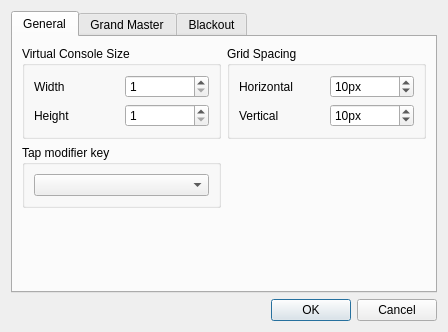
<?xml version="1.0" encoding="UTF-8"?>
<ui version="4.0">
 <class>VCPropertiesEditor</class>
 <widget class="QDialog" name="VCPropertiesEditor">
  <property name="geometry">
   <rect>
    <x>0</x>
    <y>0</y>
    <width>448</width>
    <height>332</height>
   </rect>
  </property>
  <property name="windowTitle">
   <string>Virtual Console Settings</string>
  </property>
  <layout class="QVBoxLayout" name="verticalLayout">
   <item>
    <widget class="QTabWidget" name="m_tab">
     <property name="currentIndex">
      <number>0</number>
     </property>
     <widget class="QWidget" name="Layout">
      <attribute name="title">
       <string>General</string>
      </attribute>
      <layout class="QGridLayout" name="gridLayout_3">
       <item row="0" column="0">
        <widget class="QGroupBox" name="m_sizeGroup">
         <property name="title">
          <string>Virtual Console Size</string>
         </property>
         <layout class="QGridLayout" name="gridLayout">
          <item row="0" column="0">
           <widget class="QLabel" name="label_3">
            <property name="text">
             <string>Width</string>
            </property>
           </widget>
          </item>
          <item row="0" column="1">
           <widget class="QSpinBox" name="m_sizeXSpin">
            <property name="toolTip">
             <string>Widget grid layout X resolution</string>
            </property>
            <property name="suffix">
             <string/>
            </property>
            <property name="minimum">
             <number>1</number>
            </property>
            <property name="maximum">
             <number>9999</number>
            </property>
            <property name="value">
             <number>1</number>
            </property>
           </widget>
          </item>
          <item row="1" column="0">
           <widget class="QLabel" name="label_4">
            <property name="text">
             <string>Height</string>
            </property>
           </widget>
          </item>
          <item row="1" column="1">
           <widget class="QSpinBox" name="m_sizeYSpin">
            <property name="toolTip">
             <string>Widget grid layout X resolution</string>
            </property>
            <property name="suffix">
             <string/>
            </property>
            <property name="minimum">
             <number>1</number>
            </property>
            <property name="maximum">
             <number>9999</number>
            </property>
            <property name="value">
             <number>1</number>
            </property>
           </widget>
          </item>
         </layout>
        </widget>
       </item>
       <item row="0" column="1">
        <widget class="QGroupBox" name="m_gridGroup">
         <property name="toolTip">
          <string>Use a grid layout for virtual console widgets</string>
         </property>
         <property name="title">
          <string>Grid Spacing</string>
         </property>
         <property name="checkable">
          <bool>false</bool>
         </property>
         <layout class="QGridLayout" name="gridLayout_5">
          <item row="0" column="0">
           <widget class="QLabel" name="label">
            <property name="text">
             <string>Horizontal</string>
            </property>
           </widget>
          </item>
          <item row="0" column="1">
           <widget class="QSpinBox" name="m_gridXSpin">
            <property name="toolTip">
             <string>Widget grid layout X resolution</string>
            </property>
            <property name="suffix">
             <string>px</string>
            </property>
            <property name="minimum">
             <number>1</number>
            </property>
            <property name="value">
             <number>10</number>
            </property>
           </widget>
          </item>
          <item row="1" column="0">
           <widget class="QLabel" name="label_2">
            <property name="text">
             <string>Vertical</string>
            </property>
           </widget>
          </item>
          <item row="1" column="1">
           <widget class="QSpinBox" name="m_gridYSpin">
            <property name="toolTip">
             <string>Widget grid layout Y resolution</string>
            </property>
            <property name="suffix">
             <string>px</string>
            </property>
            <property name="minimum">
             <number>1</number>
            </property>
            <property name="value">
             <number>10</number>
            </property>
           </widget>
          </item>
         </layout>
        </widget>
       </item>
       <item row="2" column="0">
        <spacer name="verticalSpacer_2">
         <property name="orientation">
          <enum>Qt::Vertical</enum>
         </property>
         <property name="sizeHint" stdset="0">
          <size>
           <width>20</width>
           <height>111</height>
          </size>
         </property>
        </spacer>
       </item>
       <item row="1" column="0">
        <widget class="QGroupBox" name="m_tapGroup">
         <property name="title">
          <string>Tap modifier key</string>
         </property>
         <layout class="QHBoxLayout" name="horizontalLayout">
          <item>
           <widget class="QComboBox" name="m_tapModifierCombo">
            <property name="toolTip">
             <string>The keyboard key that turns button clicks to taps</string>
            </property>
           </widget>
          </item>
         </layout>
        </widget>
       </item>
       <item row="1" column="1" rowspan="2">
        <spacer name="verticalSpacer_3">
         <property name="orientation">
          <enum>Qt::Vertical</enum>
         </property>
         <property name="sizeHint" stdset="0">
          <size>
           <width>20</width>
           <height>111</height>
          </size>
         </property>
        </spacer>
       </item>
      </layout>
     </widget>
     <widget class="QWidget" name="GrandMaster">
      <attribute name="title">
       <string>Grand Master</string>
      </attribute>
      <layout class="QGridLayout" name="gridLayout_6">
       <item row="0" column="0">
        <widget class="QGroupBox" name="m_gmChannelsGroup">
         <property name="title">
          <string>Channels</string>
         </property>
         <layout class="QVBoxLayout" name="verticalLayout_2">
          <item>
           <widget class="QRadioButton" name="m_gmIntensityRadio">
            <property name="toolTip">
             <string>Apply Grand Master only to Intensity channels.</string>
            </property>
            <property name="text">
             <string>Intensity</string>
            </property>
           </widget>
          </item>
          <item>
           <widget class="QRadioButton" name="m_gmAllChannelsRadio">
            <property name="toolTip">
             <string>Apply Grand Master to all channels.</string>
            </property>
            <property name="text">
             <string>All channels</string>
            </property>
           </widget>
          </item>
         </layout>
        </widget>
       </item>
       <item row="0" column="1">
        <widget class="QGroupBox" name="m_gmValuesGroup">
         <property name="title">
          <string>Values</string>
         </property>
         <layout class="QVBoxLayout" name="verticalLayout_3">
          <item>
           <widget class="QRadioButton" name="m_gmReduceRadio">
            <property name="toolTip">
             <string>Make Grand Master reduce levels by a percentage.</string>
            </property>
            <property name="text">
             <string>Reduce</string>
            </property>
           </widget>
          </item>
          <item>
           <widget class="QRadioButton" name="m_gmLimitRadio">
            <property name="toolTip">
             <string>Make Grand Master limit the maximum channel values.</string>
            </property>
            <property name="text">
             <string>Limit</string>
            </property>
           </widget>
          </item>
         </layout>
        </widget>
       </item>
       <item row="1" column="0" colspan="2">
        <widget class="QGroupBox" name="groupBox">
         <property name="title">
          <string>External Input</string>
         </property>
         <layout class="QGridLayout" name="gridLayout_4">
          <item row="0" column="0">
           <widget class="QLabel" name="m_gmInputUniverseLabel">
            <property name="text">
             <string>Input Universe</string>
            </property>
           </widget>
          </item>
          <item row="0" column="2" colspan="2">
           <widget class="QLineEdit" name="m_gmInputUniverseEdit">
            <property name="toolTip">
             <string>Input universe for Grand Master slider.</string>
            </property>
            <property name="readOnly">
             <bool>true</bool>
            </property>
           </widget>
          </item>
          <item row="1" column="0">
           <widget class="QLabel" name="m_gmInputChannelLabel">
            <property name="text">
             <string>Input Channel</string>
            </property>
           </widget>
          </item>
          <item row="1" column="2" colspan="2">
           <widget class="QLineEdit" name="m_gmInputChannelEdit">
            <property name="toolTip">
             <string>Input channel for Grand Master slider.</string>
            </property>
            <property name="readOnly">
             <bool>true</bool>
            </property>
           </widget>
          </item>
          <item row="2" column="0" colspan="2">
           <spacer name="horizontalSpacer_5">
            <property name="orientation">
             <enum>Qt::Horizontal</enum>
            </property>
            <property name="sizeHint" stdset="0">
             <size>
              <width>165</width>
              <height>20</height>
             </size>
            </property>
           </spacer>
          </item>
          <item row="2" column="2">
           <widget class="QPushButton" name="m_autoDetectGrandMasterInputButton">
            <property name="toolTip">
             <string>When toggled, you can move an external slider/knob to assign it to the Grand Master slider.</string>
            </property>
            <property name="text">
             <string>Auto Detect</string>
            </property>
            <property name="checkable">
             <bool>true</bool>
            </property>
            <property name="checked">
             <bool>false</bool>
            </property>
           </widget>
          </item>
          <item row="2" column="3">
           <widget class="QPushButton" name="m_chooseGrandMasterInputButton">
            <property name="toolTip">
             <string>Choose an external input universe &amp; channel that the Grand Master slider should listen to.</string>
            </property>
            <property name="text">
             <string>Choose...</string>
            </property>
           </widget>
          </item>
         </layout>
        </widget>
       </item>
      </layout>
     </widget>
     <widget class="QWidget" name="Blackout">
      <attribute name="title">
       <string>Blackout</string>
      </attribute>
      <layout class="QVBoxLayout" name="verticalLayout_4">
       <item>
        <widget class="QGroupBox" name="groupBox_2">
         <property name="title">
          <string>External Input</string>
         </property>
         <layout class="QGridLayout" name="gridLayout_7">
          <item row="0" column="0">
           <widget class="QLabel" name="m_blackoutInputUniverseLabel">
            <property name="text">
             <string>Input Universe</string>
            </property>
           </widget>
          </item>
          <item row="0" column="2" colspan="2">
           <widget class="QLineEdit" name="m_blackoutInputUniverseEdit">
            <property name="toolTip">
             <string>Input universe for Blackout.</string>
            </property>
            <property name="readOnly">
             <bool>true</bool>
            </property>
           </widget>
          </item>
          <item row="1" column="0">
           <widget class="QLabel" name="m_blackoutInputChannelLabel">
            <property name="text">
             <string>Input Channel</string>
            </property>
           </widget>
          </item>
          <item row="1" column="2" colspan="2">
           <widget class="QLineEdit" name="m_blackoutInputChannelEdit">
            <property name="toolTip">
             <string>Input channel for Blackout.</string>
            </property>
            <property name="readOnly">
             <bool>true</bool>
            </property>
           </widget>
          </item>
          <item row="2" column="0" colspan="2">
           <spacer name="horizontalSpacer_6">
            <property name="orientation">
             <enum>Qt::Horizontal</enum>
            </property>
            <property name="sizeHint" stdset="0">
             <size>
              <width>165</width>
              <height>20</height>
             </size>
            </property>
           </spacer>
          </item>
          <item row="2" column="2">
           <widget class="QPushButton" name="m_autoDetectBlackoutInputButton">
            <property name="toolTip">
             <string>When toggled, you can move an external slider/knob to assign it to Blackout.</string>
            </property>
            <property name="text">
             <string>Auto Detect</string>
            </property>
            <property name="checkable">
             <bool>true</bool>
            </property>
            <property name="checked">
             <bool>false</bool>
            </property>
           </widget>
          </item>
          <item row="2" column="3">
           <widget class="QPushButton" name="m_chooseBlackoutInputButton">
            <property name="toolTip">
             <string>Choose an external input universe &amp; channel that Blackout should listen to.</string>
            </property>
            <property name="text">
             <string>Choose...</string>
            </property>
           </widget>
          </item>
         </layout>
        </widget>
       </item>
       <item>
        <spacer name="verticalSpacer">
         <property name="orientation">
          <enum>Qt::Vertical</enum>
         </property>
         <property name="sizeHint" stdset="0">
          <size>
           <width>20</width>
           <height>93</height>
          </size>
         </property>
        </spacer>
       </item>
      </layout>
     </widget>
    </widget>
   </item>
   <item>
    <widget class="QDialogButtonBox" name="m_buttonBox">
     <property name="orientation">
      <enum>Qt::Horizontal</enum>
     </property>
     <property name="standardButtons">
      <set>QDialogButtonBox::Cancel|QDialogButtonBox::Ok</set>
     </property>
    </widget>
   </item>
  </layout>
 </widget>
 <resources/>
 <connections>
  <connection>
   <sender>m_buttonBox</sender>
   <signal>accepted()</signal>
   <receiver>VCPropertiesEditor</receiver>
   <slot>accept()</slot>
   <hints>
    <hint type="sourcelabel">
     <x>257</x>
     <y>302</y>
    </hint>
    <hint type="destinationlabel">
     <x>157</x>
     <y>274</y>
    </hint>
   </hints>
  </connection>
  <connection>
   <sender>m_buttonBox</sender>
   <signal>rejected()</signal>
   <receiver>VCPropertiesEditor</receiver>
   <slot>reject()</slot>
   <hints>
    <hint type="sourcelabel">
     <x>325</x>
     <y>302</y>
    </hint>
    <hint type="destinationlabel">
     <x>286</x>
     <y>274</y>
    </hint>
   </hints>
  </connection>
  <connection>
   <sender>m_gridXSpin</sender>
   <signal>valueChanged(int)</signal>
   <receiver>VCPropertiesEditor</receiver>
   <slot>slotGridXChanged(int)</slot>
   <hints>
    <hint type="sourcelabel">
     <x>397</x>
     <y>89</y>
    </hint>
    <hint type="destinationlabel">
     <x>401</x>
     <y>80</y>
    </hint>
   </hints>
  </connection>
  <connection>
   <sender>m_gridYSpin</sender>
   <signal>valueChanged(int)</signal>
   <receiver>VCPropertiesEditor</receiver>
   <slot>slotGridYChanged(int)</slot>
   <hints>
    <hint type="sourcelabel">
     <x>397</x>
     <y>124</y>
    </hint>
    <hint type="destinationlabel">
     <x>401</x>
     <y>116</y>
    </hint>
   </hints>
  </connection>
  <connection>
   <sender>m_autoDetectGrandMasterInputButton</sender>
   <signal>toggled(bool)</signal>
   <receiver>VCPropertiesEditor</receiver>
   <slot>slotAutoDetectGrandMasterInputToggled(bool)</slot>
   <hints>
    <hint type="sourcelabel">
     <x>282</x>
     <y>253</y>
    </hint>
    <hint type="destinationlabel">
     <x>3</x>
     <y>246</y>
    </hint>
   </hints>
  </connection>
  <connection>
   <sender>m_chooseGrandMasterInputButton</sender>
   <signal>clicked()</signal>
   <receiver>VCPropertiesEditor</receiver>
   <slot>slotChooseGrandMasterInputClicked()</slot>
   <hints>
    <hint type="sourcelabel">
     <x>401</x>
     <y>253</y>
    </hint>
    <hint type="destinationlabel">
     <x>3</x>
     <y>285</y>
    </hint>
   </hints>
  </connection>
  <connection>
   <sender>m_gmIntensityRadio</sender>
   <signal>toggled(bool)</signal>
   <receiver>VCPropertiesEditor</receiver>
   <slot>slotGrandMasterIntensityToggled(bool)</slot>
   <hints>
    <hint type="sourcelabel">
     <x>99</x>
     <y>87</y>
    </hint>
    <hint type="destinationlabel">
     <x>4</x>
     <y>154</y>
    </hint>
   </hints>
  </connection>
  <connection>
   <sender>m_gmReduceRadio</sender>
   <signal>toggled(bool)</signal>
   <receiver>VCPropertiesEditor</receiver>
   <slot>slotGrandMasterReduceToggled(bool)</slot>
   <hints>
    <hint type="sourcelabel">
     <x>344</x>
     <y>87</y>
    </hint>
    <hint type="destinationlabel">
     <x>398</x>
     <y>106</y>
    </hint>
   </hints>
  </connection>
  <connection>
   <sender>m_autoDetectBlackoutInputButton</sender>
   <signal>toggled(bool)</signal>
   <receiver>VCPropertiesEditor</receiver>
   <slot>slotAutoDetectBlackoutInputToggled(bool)</slot>
   <hints>
    <hint type="sourcelabel">
     <x>282</x>
     <y>154</y>
    </hint>
    <hint type="destinationlabel">
     <x>2</x>
     <y>54</y>
    </hint>
   </hints>
  </connection>
  <connection>
   <sender>m_chooseBlackoutInputButton</sender>
   <signal>clicked()</signal>
   <receiver>VCPropertiesEditor</receiver>
   <slot>slotChooseBlackoutInputClicked()</slot>
   <hints>
    <hint type="sourcelabel">
     <x>401</x>
     <y>154</y>
    </hint>
    <hint type="destinationlabel">
     <x>2</x>
     <y>24</y>
    </hint>
   </hints>
  </connection>
  <connection>
   <sender>m_sizeXSpin</sender>
   <signal>valueChanged(int)</signal>
   <receiver>VCPropertiesEditor</receiver>
   <slot>slotSizeXChanged(int)</slot>
   <hints>
    <hint type="sourcelabel">
     <x>169</x>
     <y>79</y>
    </hint>
    <hint type="destinationlabel">
     <x>2</x>
     <y>122</y>
    </hint>
   </hints>
  </connection>
  <connection>
   <sender>m_sizeYSpin</sender>
   <signal>valueChanged(int)</signal>
   <receiver>VCPropertiesEditor</receiver>
   <slot>slotSizeYChanged(int)</slot>
   <hints>
    <hint type="sourcelabel">
     <x>159</x>
     <y>107</y>
    </hint>
    <hint type="destinationlabel">
     <x>1</x>
     <y>112</y>
    </hint>
   </hints>
  </connection>
 </connections>
 <slots>
  <slot>slotGridXChanged(int)</slot>
  <slot>slotGridYChanged(int)</slot>
  <slot>slotAutoDetectGrandMasterInputToggled(bool)</slot>
  <slot>slotChooseGrandMasterInputClicked()</slot>
  <slot>slotGrandMasterIntensityToggled(bool)</slot>
  <slot>slotGrandMasterReduceToggled(bool)</slot>
  <slot>slotAutoDetectBlackoutInputToggled(bool)</slot>
  <slot>slotChooseBlackoutInputClicked()</slot>
  <slot>slotSizeXChanged(int)</slot>
  <slot>slotSizeYChanged(int)</slot>
 </slots>
</ui>
